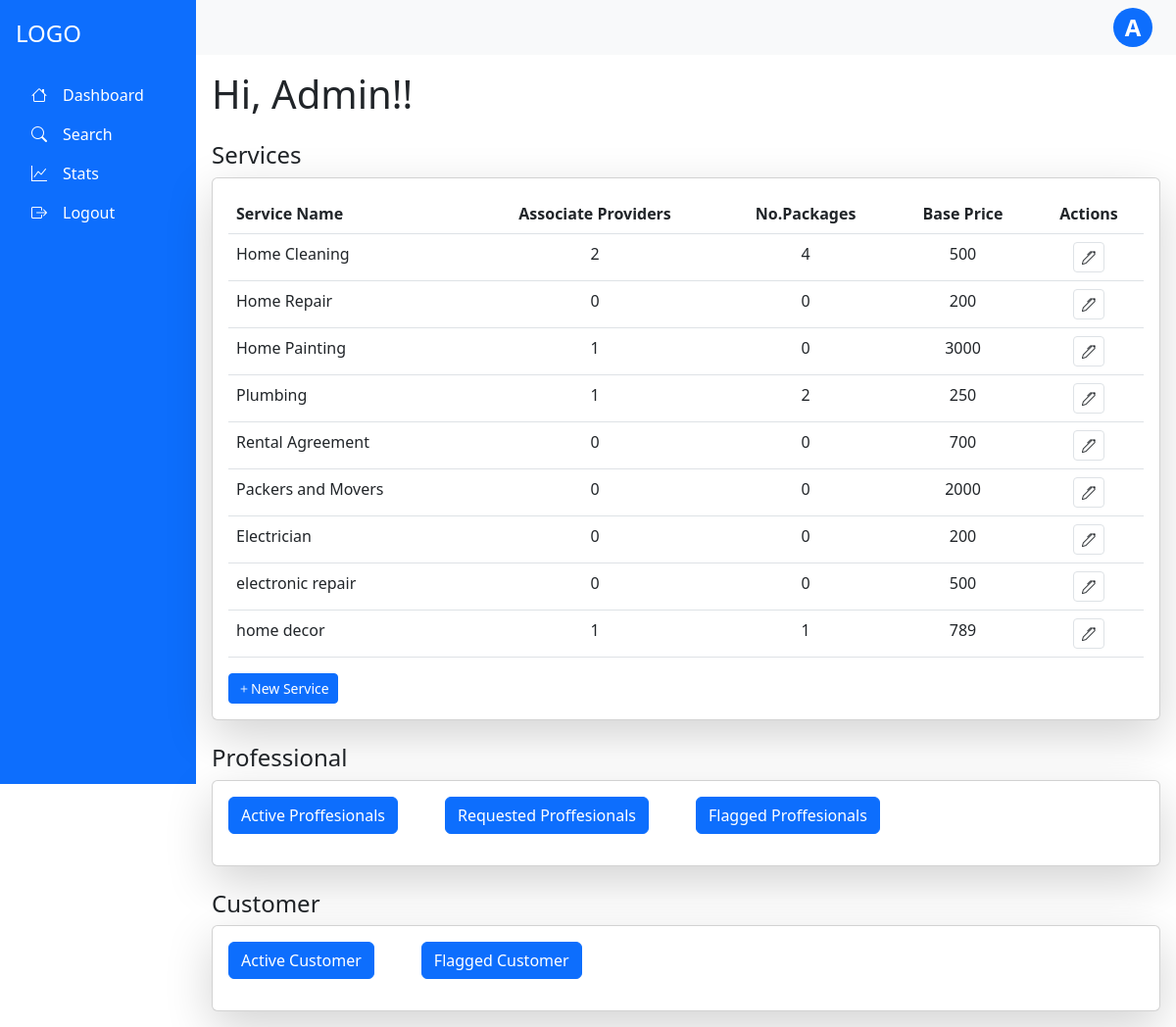
/admin/dashboard/ (signed in), run on an earlier commit of the app's database.
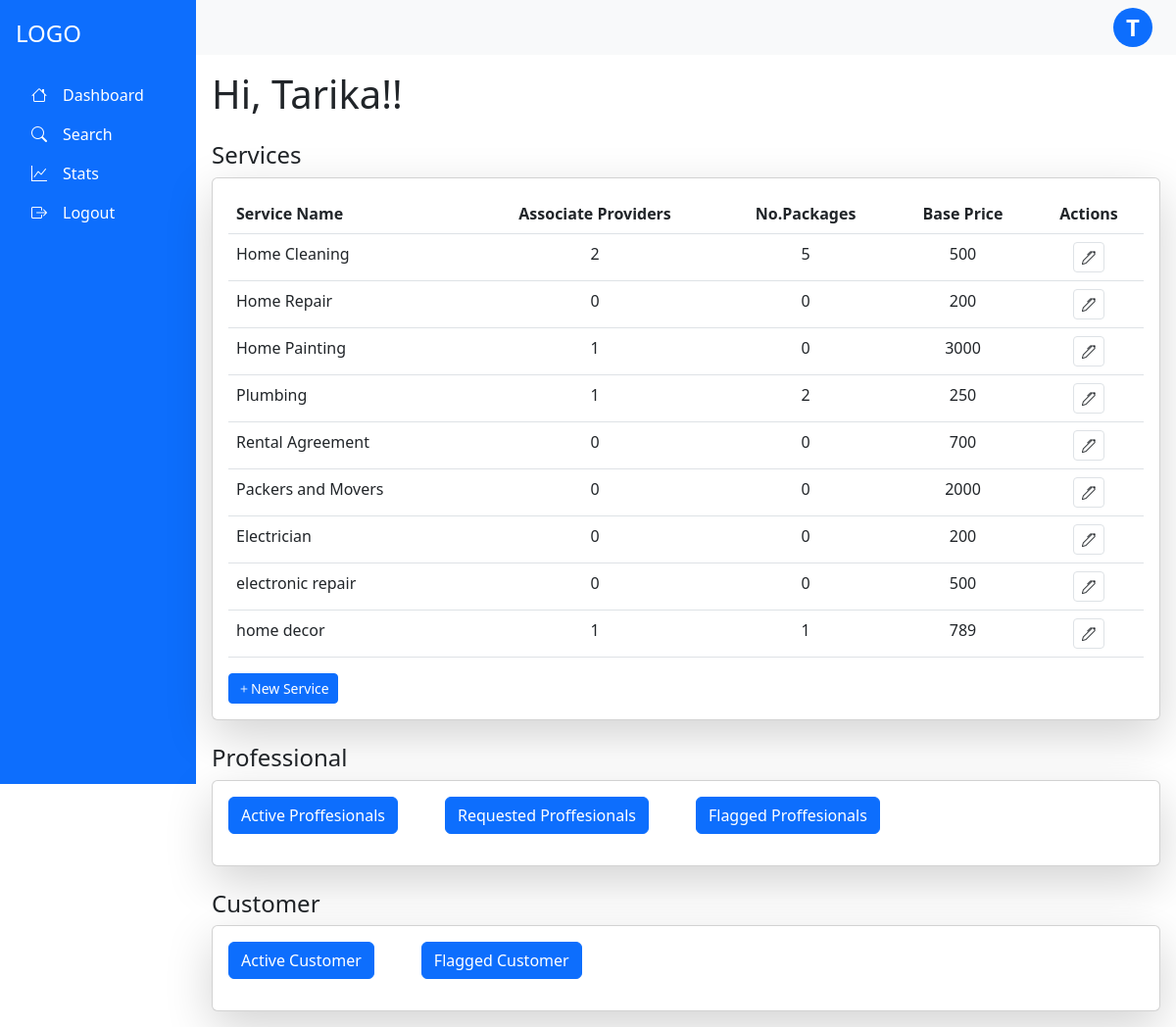
And on a later commit of the database.
### app.py (models this page shows, shortened)
class Admin(db.Model,UserMixin):
    __tablename__='admin'
    admin_id=db.Column(db.Integer, primary_key=True, autoincrement= True)
    admin_name=db.Column(db.String)
    admin_email=db.Column(db.String,unique=True)
    admin_password=db.Column(db.String,unique=True)

class Services(db.Model):
    __tablename__="services"
    s_id=db.Column(db.Integer, primary_key=True, autoincrement= True)
    s_name=db.Column(db.String,unique=True)
    baseprice=db.Column(db.Integer)
    packages=db.relationship("Package", backref="service")
    Sproviders=db.relationship("ServiceProvider",backref="service")

### app.py (the view)
@app.route("/admin/dashboard/",methods=["GET","POST"])
@login_required
def dashboard():
    if request.method=="GET" and 'accept' in request.args :
        spid=request.args.get("spid")
        sp=db.session.query(ServiceProvider).filter_by(sp_id=spid).first()
        sp.sp_status="Active"
        db.session.commit()
        return redirect("/admin/dashboard/")
    elif request.method=="GET":
        ser=db.session.query(Services).all()
        act_sp=db.session.query(ServiceProvider).filter_by(sp_status="Active").all()
        req_sp=db.session.query(ServiceProvider).filter_by(sp_status="Requested").all()
        flag_sp=db.session.query(ServiceProvider).filter_by(sp_status="Flagged").all()
        act_c=db.session.query(Customer).filter_by(c_status="Active").all()
        flag_c=db.session.query(Customer).filter_by(c_status="Flagged").all()
        return render_template("/admin/Admin_dashboard.html",Services=ser,active=act_sp,requested=req_sp,flagged=flag_sp,cu=current_user,c_active=act_c,c_flag=flag_c)

### app.py (called while the page is built)
@login_manager.user_loader
def load_user(user_id):
    utype,id=user_id.split("-")
    if utype=="c":
        return db.session.query(Customer).filter_by(c_id=id).first()
    elif utype=='sp':
        return db.session.query(ServiceProvider).filter_by(sp_id=id).first()
    else:
        return db.session.query(Admin).filter_by(admin_id=id).first()

### templates/admin/Admin_dashboard.html (shortened to what this page needs)
            {% extends "/admin/admin_base.html" %}
            {% block content %}
<h1 class="mb-4">Hi, {{cu.admin_name}}!!</h1>
<h4 class="mt-4"> Services</h4>
<div class="card shadow-lg">
  <div class="card-body">
      <table class="table">
          <thead>
              <tr>
                  <th>Service Name</th>
                  <th class="text-center">Associate Providers</th>
                  <th class="text-center">No.Packages</th>
                  <th class="text-center">Base Price</th>
                  <th class="text-center">Actions</th>
              </tr>
          </thead>
          <tbody>
            {% for s in Services %}
              <tr>
                  <td>{{s.s_name}}</td>
                  <td class="text-center">{{s.Sproviders|length}}</td>
                  <td class="text-center">{{s.packages|length}}</td>
                  <td class="text-center">{{s.baseprice}}</td>
                  <td class="action-btns text-center" >
                    <button class="btn btn-sm btn-white border" data-bs-toggle="modal" data-bs-target="#editservice-{{s.s_id}}" >
                        <i class="bi bi-pen"></i>
                    </button>
                  </td>
              </tr>
            {% endfor %}
          </tbody>
      </table>
      <div>
        <button class="btn btn-sm btn-primary" data-bs-toggle="modal" data-bs-target="#addService" >
          <i class="bi bi-plus"></i>New Service
        </button>
      </div>
  </div>
</div>
<h4 class="mt-4"> Professional</h4>
<div class="card shadow-lg">
  <div class="card-body">
    <p class="d-inline-flex gap-5">
        <button class="btn btn-primary accordian-button" type="button" data-bs-toggle="collapse" data-bs-target="#activeprofessional" aria-expanded="false" aria-controls="activeprofessional">
          Active Proffesionals
        </button>
        <button class="btn btn-primary accordian-button" type="button" data-bs-toggle="collapse" data-bs-target="#requestedprofessional" aria-expanded="false" aria-controls="requestedprofessional">
        Requested Proffesionals
      </button>
      <button class="btn btn-primary accordian-button" type="button" data-bs-toggle="collapse" data-bs-target="#flaggedprofessional" aria-expanded="false" aria-controls="flaggedprofessional">
        Flagged Proffesionals
      </button>
      </p>
  </div>
</div>
<h4 class="mt-4"> Customer</h4>
<div class="card shadow-lg">
  <div class="card-body">
    <p class="d-inline-flex gap-5">
        <button class="btn btn-primary" type="button" data-bs-toggle="collapse" data-bs-target="#activecustomer" aria-expanded="false" aria-controls="collapseExample">
            Active Customer
        </button>
        <button class="btn btn-primary" type="button" data-bs-toggle="collapse" data-bs-target="#flaggedcustomer" aria-expanded="false" aria-controls="collapseExample">
            Flagged Customer
      </button>
    </p>
  </div>
</div>
{% endblock %}

### templates/admin/admin_base.html (shortened to what this page needs)
<!DOCTYPE html>
<html lang="en">
<head>
  <link href="https://cdn.jsdelivr.net/npm/bootstrap@5.3.0-alpha3/dist/css/bootstrap.min.css" rel="stylesheet">
  <link rel="stylesheet" href="https://cdn.jsdelivr.net/npm/bootstrap-icons/font/bootstrap-icons.css">
</head>
<body>
    <div class="container-fluid">
      <div class="row min-vh-100 d-flex flex-column flex-md-row">
        <nav class="col-md-3 col-lg-2 d-flex flex-column bg-primary text-white p-3 vh-100 position-fixed">
            <div class="text-start py-1 mb-3">
              <h4 class="text-white">LOGO</h4>
            </div>
            <ul class="nav flex-column">
              <li class="nav-item">
                <a class="nav-link text-white" href="/admin/dashboard"><i class="bi bi-house"></i><span class="px-3">Dashboard</span></a>
              </li>
              <li class="nav-item">
                <a class="nav-link text-white" href="/admin/search"><i class="bi bi-search"></i><span class="px-3">Search</span></a>
              </li>
              <li class="nav-item">
                <a class="nav-link text-white" href="/admin/stats"><i class="bi bi-graph-up"></i><span class="px-3">Stats</span></a>
              </li>
              <li class="nav-item">
                <a class="nav-link text-white" href="/logout"><i class="bi bi-box-arrow-right"></i><span class="px-3">Logout</span></a>
              </li>
            </ul>
        </nav>
        <div class="col-md-9 ms-sm-auto col-lg-10 px-md-0">
          <nav class="navbar navbar-expand-lg navbar-light bg-light w-100">
            <div class="dropdown ms-auto me-4">
              <a href="#" class="d-flex align-items-center text-decoration-none bg-primary text-white rounded-circle justify-content-center " style="width: 40px; height: 40px; font-size: 1.5rem; font-weight: bold;"
              id="dropdownUser" data-bs-toggle="dropdown" aria-expanded="false">
              {{cu.admin_name[:1]}}
           </a>
            </div>
          </nav>
          <main class="p-3">
            {% block content %}
            {% endblock %}
        </main>
    </div>
  </div>
</div>
</body>
</html>

What changed in the data, as far as the page shows it:
changed Admin: admin_name "A" → "T"; admin_name "Admin" → "Tarika"
computed for Services "Home Cleaning": packages|length "4" → "5"
